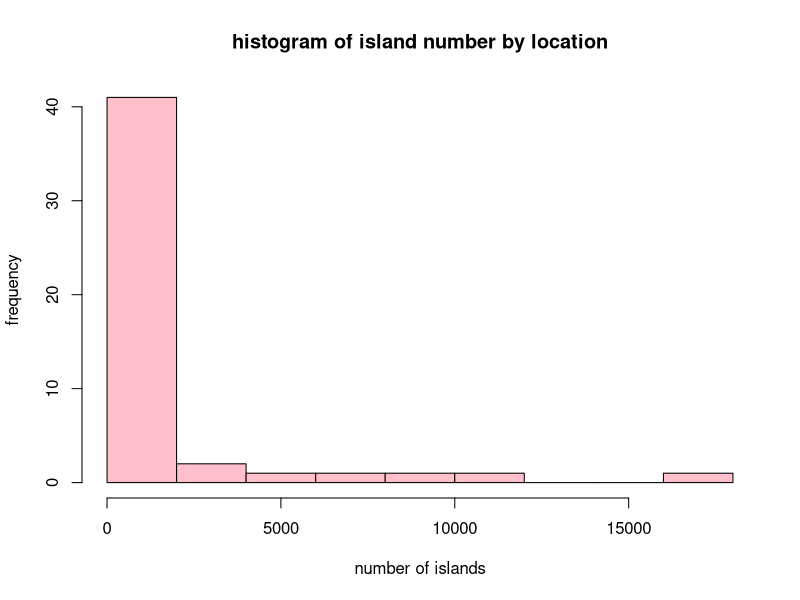

Generate this figure with R:
## ---- chunk 1
apples <- 1
## ---- chunk 2
foo_bar <- 42
## ---- chunk 3
sum(1, 3, 5, 7)
## ---- chunk 4
hist(islands, xlab = "number of islands", ylab="frequency", main="histogram of island number by location", col=("pink"))
## ---- chunk 5
getwd()
## ---- chunk 6
getwd
## ---- chunk 7
?hist
## ---- chunk 8
print("hello world")
